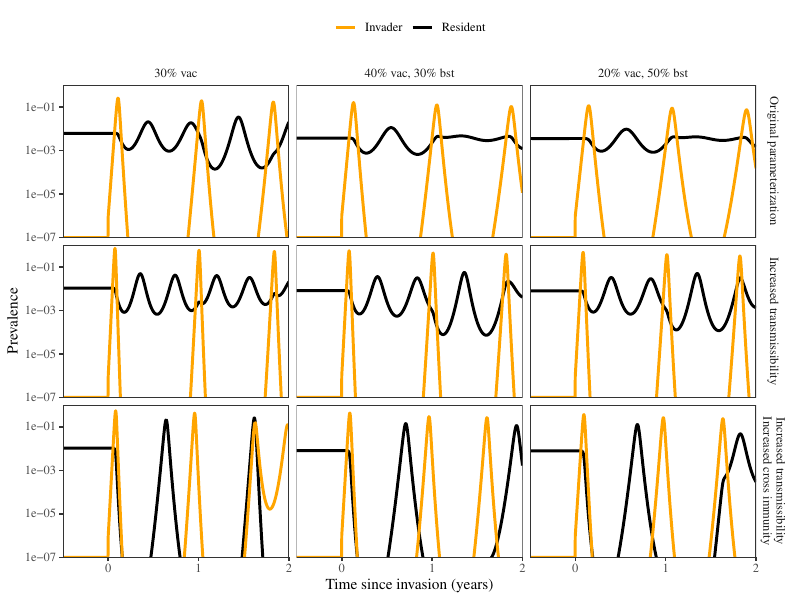

Here is the R script that generated this plot:
library(tidyr)
library(dplyr)
library(ggplot2); theme_set(theme_bw(base_family="Times"))
library(egg)

load("../simulate_covid/simulate_covid_intro_endemic.rda")
load("../simulate_covid/simulate_covid_intro_endemic_vacc.rda")
load("../simulate_covid/simulate_covid_intro_endemic_do.rda")

summfun <- function(x, s1="WT", s2="Alpha", vacc="naive") {
	x %>%
		as.data.frame %>%
		mutate(
			time=1:n()
		) %>%
		rename(
			resident=imat.1,
			invader=imat.2
		) %>%
		mutate(
			variant=paste0(s1, ", ", s2),
			vacc=vacc
		)
}

alldata <- list(
	summfun(simulate_covid_delta_BA1_vacc, s1="Delta", s2="BA.1", vacc="30% vac") %>% mutate(type="Original parameterization"),
	summfun(simulate_covid_delta_BA1_boos, s1="Delta", s2="BA.1", vacc="40% vac, 30% bst") %>% mutate(type="Original parameterization"),
	summfun(simulate_covid_delta_BA1_more, s1="Delta", s2="BA.1", vacc="20% vac, 50% bst") %>% mutate(type="Original parameterization"),
	summfun(simulate_covid_delta_BA1_vacc2, s1="Delta", s2="BA.1", vacc="30% vac") %>% mutate(type="Increased transmissibility"),
	summfun(simulate_covid_delta_BA1_boos2, s1="Delta", s2="BA.1", vacc="40% vac, 30% bst") %>% mutate(type="Increased transmissibility"),
	summfun(simulate_covid_delta_BA1_more2, s1="Delta", s2="BA.1", vacc="20% vac, 50% bst") %>% mutate(type="Increased transmissibility"),
	summfun(simulate_covid_delta_BA1_vacc_sens, s1="Delta", s2="BA.1", vacc="30% vac") %>% mutate(type="Increased transmissibility\nIncreased cross immunity"),
	summfun(simulate_covid_delta_BA1_boos_sens, s1="Delta", s2="BA.1", vacc="40% vac, 30% bst") %>% mutate(type="Increased transmissibility\nIncreased cross immunity"),
	summfun(simulate_covid_delta_BA1_more_sens, s1="Delta", s2="BA.1", vacc="20% vac, 50% bst") %>% mutate(type="Increased transmissibility\nIncreased cross immunity")
) %>%
	bind_rows %>%
	mutate(
		variant=factor(variant, levels=c("WT, Alpha", "Alpha, Delta", "Delta, BA.1", "BA.1, BA.2")),
		vacc=factor(vacc, levels=c("naive", "30% vac", "40% vac, 30% bst", "20% vac, 50% bst")),
		type=factor(type, levels=c("Original parameterization", "Increased transmissibility", "Increased transmissibility\nIncreased cross immunity"))
	)

g1 <- ggplot(alldata) +
	geom_line(aes(time/365-50, resident, col="Resident"), lwd=1) +
	geom_line(aes(time/365-50, invader, col="Invader"), lwd=1) +
	scale_x_continuous("Time since invasion (years)", limits=c(49.5, 52)-50, breaks=0:2, expand=c(0, 0)) +
	scale_y_log10("Prevalence", expand=c(0, 0)) +
	coord_cartesian(ylim=c(1e-7, 1)) +
	facet_grid(type~vacc) +
	scale_color_manual(values=c("orange", "black")) +
	theme(
		panel.grid = element_blank(),
		strip.background = element_blank(),
		legend.position = "top",
		legend.title = element_blank()
	)

ggsave("figure_covid_intro_do.pdf", g1, width=8, height=6)
